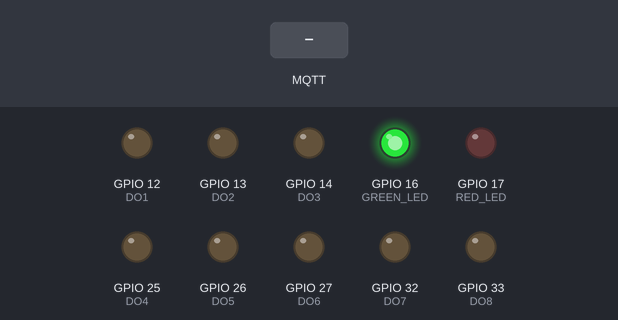
The program below on a simulated ESP32. Shown: output pins drawn as LEDs (lit = HIGH). Inputs (shaded band) come from the test bench. WiFi joins after 1.5 s; servers stay silent unless stated; no MQTT or app messages arrive unless stated; what the program prints to the serial monitor is not drawn.

Above: at 2.7 s.
2.8 s: MQTT message "0" arrives on the first subscribed topic
At 3.6 s:
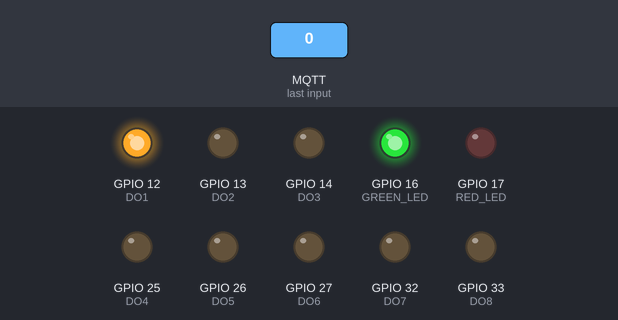
4.3 s: MQTT message "on" arrives on the first subscribed topic
At 4.8 s:
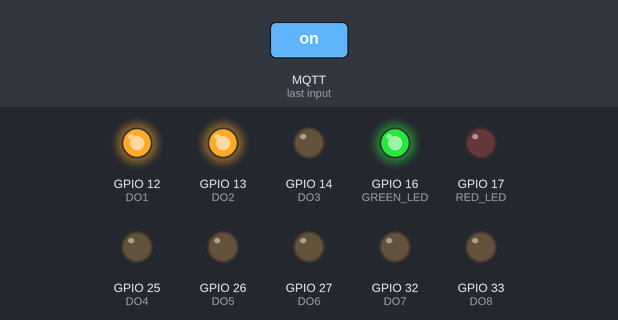
5.8 s: MQTT message "1" arrives on the first subscribed topic
At 7.0 s:
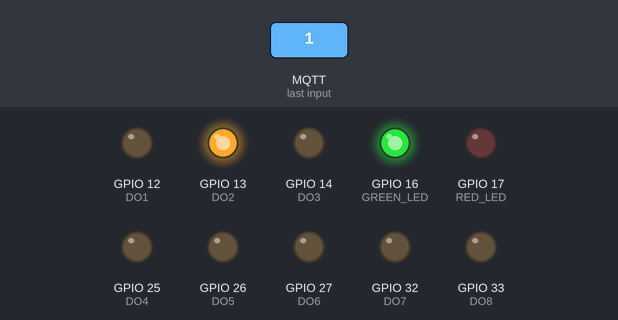
7.3 s: MQTT message "off" arrives on the first subscribed topic
At 8.3 s:
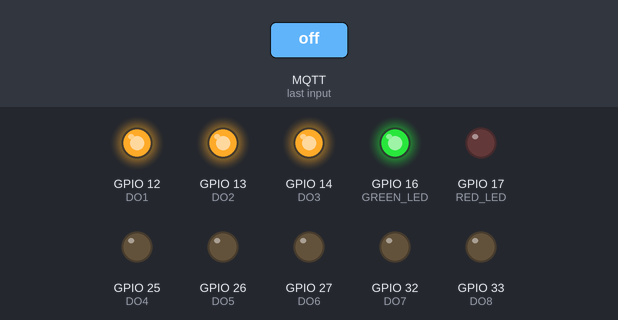
8.8 s: MQTT message "1" arrives on the first subscribed topic
At 9.4 s:
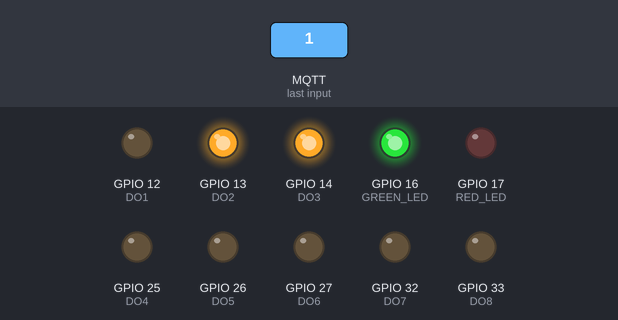
10.3 s: MQTT message "2" arrives on the first subscribed topic
At 11.7 s:
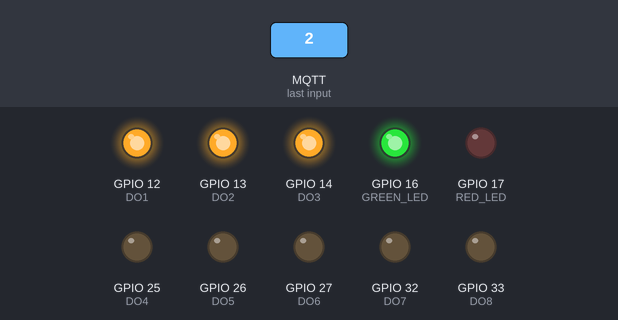
Timing chart, 0 to 12.8 s (numbered marks = the images above; inputs shaded):
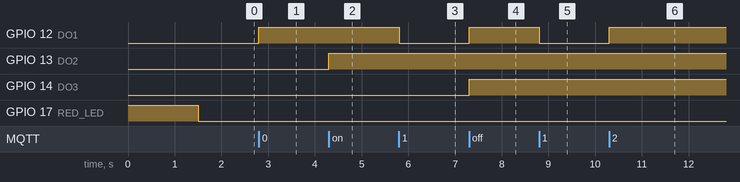

Measured:
- after the input at 2.8 s, GPIO 12 (DO1): LOW → HIGH at once
- after the input at 4.3 s, GPIO 13 (DO2): LOW → HIGH at once
- after the input at 5.8 s, GPIO 12 (DO1): HIGH → LOW at once
- after the input at 7.3 s, GPIO 12 (DO1), GPIO 14 (DO3): LOW → HIGH at once
- after the input at 8.8 s, GPIO 12 (DO1): HIGH → LOW at once
- after the input at 10.3 s, GPIO 12 (DO1): LOW → HIGH at once

The program:

main.cpp
```cpp
#include <WiFi.h>
#include <PubSubClient.h>

// WiFi credentials
const char *ssid = "EKI-6333AC-2G-2.4G";
const char *password = "t5njce747!";

// MQTT broker setup
const char *mqtt_server = "192.168.131.114";
const int mqtt_port = 1883;                 // Change if your MQTT broker uses a different port
const char *mqtt_username = "admin";        // If your broker requires authentication
const char *mqtt_password = "t5njce747";    // If your broker requires authentication
const char *mqtt_client_id = "ESP32Output"; // MQTT client ID

int GREEN_LED = 16;
int RED_LED = 17;
int DO1 = 12;
int DO2 = 13;
int DO3 = 14;
int DO4 = 25;
int DO5 = 26;
int DO6 = 27;
int DO7 = 32;
int DO8 = 33;

WiFiClient espClient;
PubSubClient client(espClient);

void setup_wifi()
{
  Serial.println("\nConnecting to Wi-Fi");
  WiFi.begin(ssid, password);
  while (WiFi.status() != WL_CONNECTED)
  {
    delay(500);
    Serial.print(".");
  }
  digitalWrite(GREEN_LED, HIGH);
  digitalWrite(RED_LED, LOW);
  Serial.println("\nWiFi connected");
  Serial.println("IP address: " + WiFi.localIP().toString());
}

void reconnect_wifi()
{
  while (WiFi.status() != WL_CONNECTED)
  {
    Serial.println("WiFi connection lost. Reconnecting...");
    digitalWrite(GREEN_LED, LOW);
    digitalWrite(RED_LED, HIGH);
    setup_wifi();
  }
}

void doHandler(char payload, int outputPin)
{
  if (payload == '1')
  {
    digitalWrite(outputPin, LOW);
    Serial.print("TRUN ON --> ");
    Serial.println(outputPin);
  }
  else
  {
    digitalWrite(outputPin, HIGH);
    Serial.print("TRUN OFF --> ");
    Serial.println(outputPin);
  }
}

void mqtt_callback(char *topic, byte *payload, unsigned int length)
{
  Serial.print("Message arrived [");
  Serial.print(topic);
  Serial.println("] ");
  for (int i = 0; i < length; i++)
  {
    switch (i)
    {
    case 0:
      doHandler((char)payload[i], DO1);
      break;
    case 1:
      doHandler((char)payload[i], DO2);
      break;
    case 2:
      doHandler((char)payload[i], DO3);
      break;
    case 3:
      doHandler((char)payload[i], DO4);
      break;
    case 4:
      doHandler((char)payload[i], DO5);
      break;
    case 5:
      doHandler((char)payload[i], DO6);
      break;
    case 6:
      doHandler((char)payload[i], DO7);
      break;
    case 7:
      doHandler((char)payload[i], DO8);
      break;
    default:
      break;
    }
  }
}

void reconnect_mqtt()
{
  while (!client.connected())
  {
    Serial.println("Attempting MQTT connection...");
    if (client.connect(mqtt_client_id, mqtt_username, mqtt_password))
    {
      Serial.println("Connected to MQTT broker");
      client.subscribe("/esp32/output");
    }
    else
    {
      Serial.print("Failed to connect to MQTT broker, rc=");
      Serial.print(client.state());
      Serial.println(". Retrying in 5 seconds...");
      delay(5000);
    }
  }
}

void setup()
{
  Serial.begin(115200);
  pinMode(RED_LED, OUTPUT);
  pinMode(GREEN_LED, OUTPUT);
  digitalWrite(RED_LED, HIGH);
  setup_wifi();
  client.setServer(mqtt_server, mqtt_port);
  client.setCallback(mqtt_callback);
  pinMode(DO1, OUTPUT); // DO1
  pinMode(DO2, OUTPUT); // DO2
  pinMode(DO3, OUTPUT); // DO3
  pinMode(DO4, OUTPUT); // DO4
  pinMode(DO5, OUTPUT); // DO5
  pinMode(DO6, OUTPUT); // DO6
  pinMode(DO7, OUTPUT); // DO7
  pinMode(DO8, OUTPUT); // DO8
}

// void publish_data()
// {
//   static int value = 0;
//   char msg[50];
//   sprintf(msg, "Hello from ESP32: %d", value++);
//   client.publish("/esp32/test", msg);
// }

void subscribe()
{
  client.loop();
}

void loop()
{
  if (WiFi.status() != WL_CONNECTED)
  {
    reconnect_wifi();
  }
  if (!client.connected())
  {
    reconnect_mqtt();
  }
  subscribe(); // Subscribe and handle incoming messages
}
```
